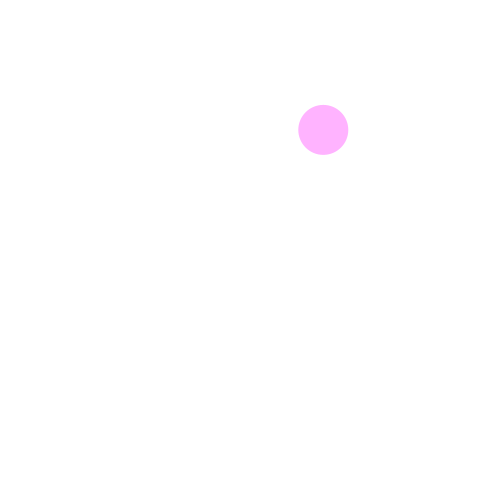
Frame 1 (no input)
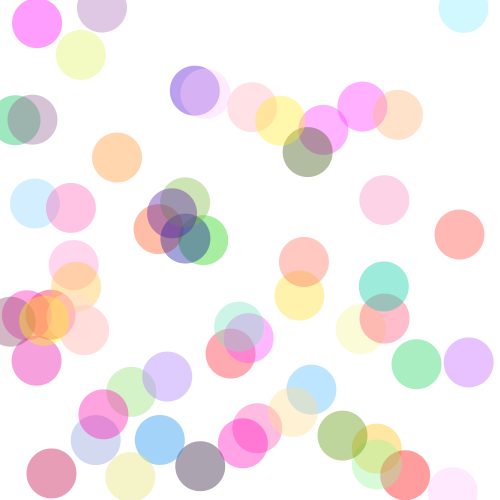
Frame 60 (the mouse pressed at the canvas centre just before this capture)
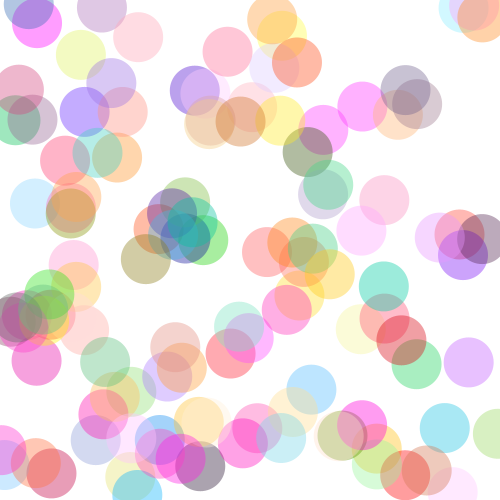
Frame 120 (the mouse held since frame 60 and released just before this capture)

The Processing sketch that drew these frames (run headless with seeded random() and noise(); from frame 60 on, the mouse is pressed at the canvas centre):

// Processing sketch: processing_160095
// ── processing_160095.pde

void setup() {
  size(500, 500);
  background(255);
}
void draw() {
float x = random(width);
float y = random(height);
float z = random(500);
float a = random(255);
float b = random(300);
fill(z,a,b,100);
noStroke();
ellipse (x,y,50,50);
}
